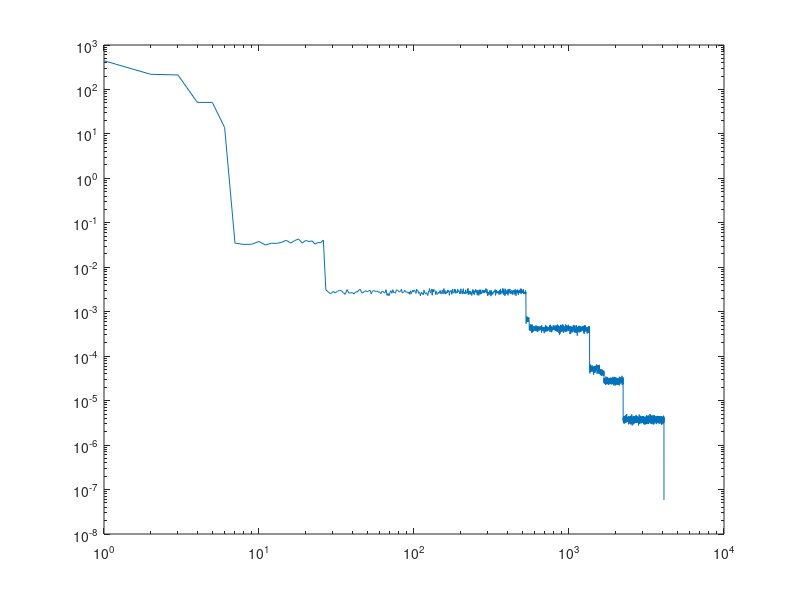

Here is the MATLAB script that generated this plot:
function NN_Simple_Mult()
    factor = input('Multiplicative factor = ');
    guessFactor = rand;

    count = 0;
    learn = 1;
    learnRate = 1.05;
    error = 10^6;
    errVec = [];
    while (error>1e-6)
        count = count + 1;

        inputData = rand(1,100);
        outputData = factor*inputData;

        outputGuess = guessFactor*inputData;

        newFactor = randn*learn + guessFactor;
        newGuess = newFactor*inputData;

        currErr = sum((outputData - outputGuess).^2);
        newErr = sum((outputData - newGuess).^2);
        if (newErr < currErr)
            guessFactor = newFactor;
            error = newErr;
        else
            error = currErr;
        end

        errVec(count) = error;
    end

    guessFactor
    count

    loglog(errVec)
end